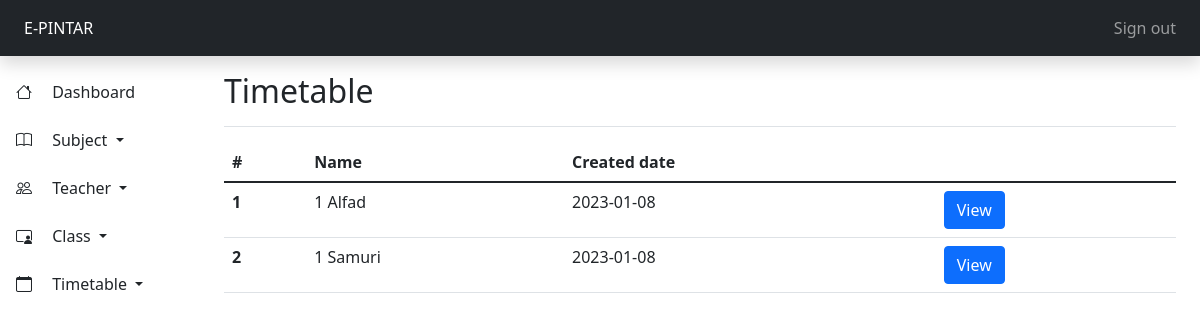
Screenshot of /admin/timetable.php (signed in) with the database file from the repository.
### tables this page shows
CREATE TABLE `kelas` (
  `id` int(11) NOT NULL,
  `name` varchar(255) NOT NULL,
  `created` varchar(255) NOT NULL
);

### config/include.php (called while the page is built, shortened)
<?php
function route($path)
{
    return $_ENV['URL_PATH'] . $path;
}

### admin/controller/controller.php (called while the page is built, shortened)
<?php
$conn = mysqli_connect($_ENV['DB_HOST'], $_ENV['DB_USERNAME'], $_ENV['DB_PASSWORD'], $_ENV['DB_DATABASE']);
function mysqlj($query)
{
    global $conn;
    return mysqli_query($conn, $query);
}
function getClasses()
{
    $results = array();
    $query = "SELECT * FROM kelas";
    $result = mysqlj($query);
    if ($result->num_rows > 0) {
        while ($row = mysqli_fetch_assoc($result)) {
            $results[] = $row;
        }
    }
    return $results;
}

### admin/timetable.php (the view, shortened to what this page needs)
<?php
include('../config/include.php');
include(asset('admin/controller/controller.php'));
$classes = getClasses();
?>
<html lang="en">
<head>
    <link rel="stylesheet" href="https://cdn.jsdelivr.net/npm/bootstrap-icons@1.10.3/font/bootstrap-icons.css">
    <link rel="stylesheet" type="text/css" href="<?= route('css/style.css') ?>">
</head>
<body>
    <header class="navbar navbar-dark bg-dark flex-md-nowrap p-0 shadow p-2">
        <a class="navbar-brand col-md-3 col-lg-2 me-0 px-3 fs-6" href="<?= route('admin/') ?>"><?= $_ENV['APP_NAME'] ?></a>
        <div class="navbar-nav">
            <div class="nav-item text-nowrap">
                <a class="nav-link px-3" href="<?= route('admin/index.php?logout=1') ?>">Sign out</a>
            </div>
        </div>
    </header>
    <div class="container-fluid">
        <div class="row">
            <?php include(asset('admin/inc/sidebar.php')) ?>
            <main class="col-md-9 ms-sm-auto col-lg-10 px-md-4">
                <div class="d-flex justify-content-between flex-wrap flex-md-nowrap align-items-center pt-3 pb-2 mb-3 border-bottom">
                    <h1 class="h2">Timetable</h1>
                </div>
                <table class="table">
                    <thead>
                        <tr>
                            <th scope="col">#</th>
                            <th scope="col">Name</th>
                            <th scope="col">Created date</th>
                            <th scope="col"></th>
                        </tr>
                    </thead>
                    <tbody>
                        <?php foreach ($classes as $kelas) { ?>
                            <tr>
                                <th scope="row"><?= $kelas['id'] ?></th>
                                <td><?= $kelas['name'] ?></td>
                                <td><?= $kelas['created'] ?></td>
                                <td>
                                    <a href="<?= route('admin/timetable-view.php?class_id=' . $kelas['id']) ?>" class="btn btn-primary">View</a>
                                </td>
                            </tr>
                        <?php } ?>
                    </tbody>
                </table>
            </main>
        </div>
    </div>
</body>
</html>

### rows the page displays
kelas: id "1", name "1 Alfad", created "2023-01-08"
kelas: id "2", name "1 Samuri", created "2023-01-08"

### other values shown
$_ENV['APP_NAME'] "E-PINTAR"
